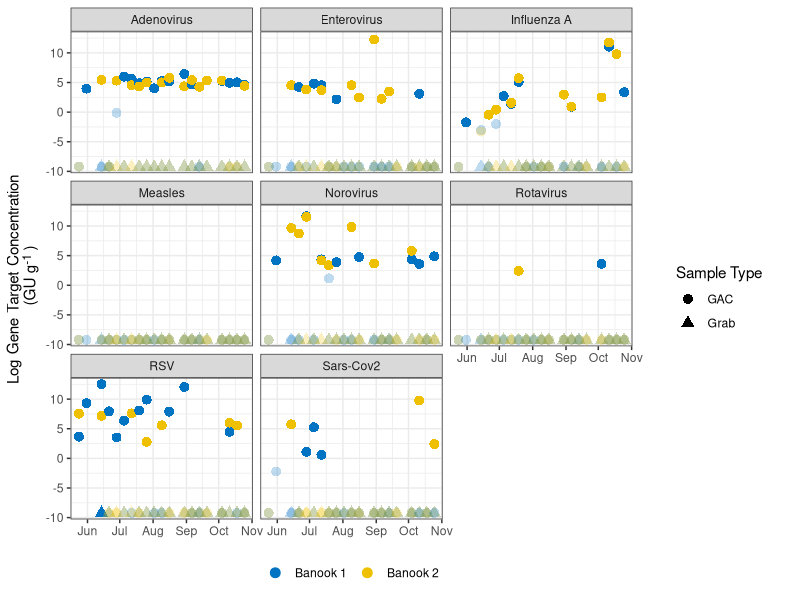

Write the R code that produced this figure. (Note: this script raises an error after producing the figure.)
rm(list = ls())
library(tidyverse)
library(ggtext)

data_cleaned <- read_csv("cleaned_data/data_cleaned.csv")

time_series <- data_cleaned %>% 
  #filter(target != "Measles") %>% 
  mutate(sample_date = lubridate::ymd(sample_date),
         gu_sample = if_else(is.na(gu_sample), 1e-4, gu_sample)) %>% 
  ggplot(aes(sample_date, log(gu_sample), color = sample_id, shape = adsorbent)) +
  geom_point(size = 3, aes(alpha = detect)) +
  scale_alpha_discrete(range = c(0.25, 1)) +
  facet_wrap(vars(target)) +
  ggsci::scale_color_jco() +
  theme_bw() +
  labs(y = "Log Gene Target Concentration <br> (GU g<sup>-1</sup>)",
       x = NULL,
       shape = "Sample Type") +
  theme(axis.title.y = element_markdown()) +
  guides(alpha = "none")

shape_legend <- cowplot::get_legend(time_series + guides(color = "none") +
                                      theme(legend.background = element_rect(fill = "white", color = "white")))

plot_combined <- cowplot::plot_grid(time_series +
                                      guides(shape = "none") +
                                      theme(legend.position = "bottom") +
                                      labs(color = NULL),
                                    shape_legend,
                                    ncol = 2, 
                                    rel_widths = c(.8, .2)) 

cowplot::ggdraw(plot_combined) + 
  theme(plot.background = element_rect(fill="white", color = NA))


ggsave("output/time_series.png", width = 8, height = 7)



